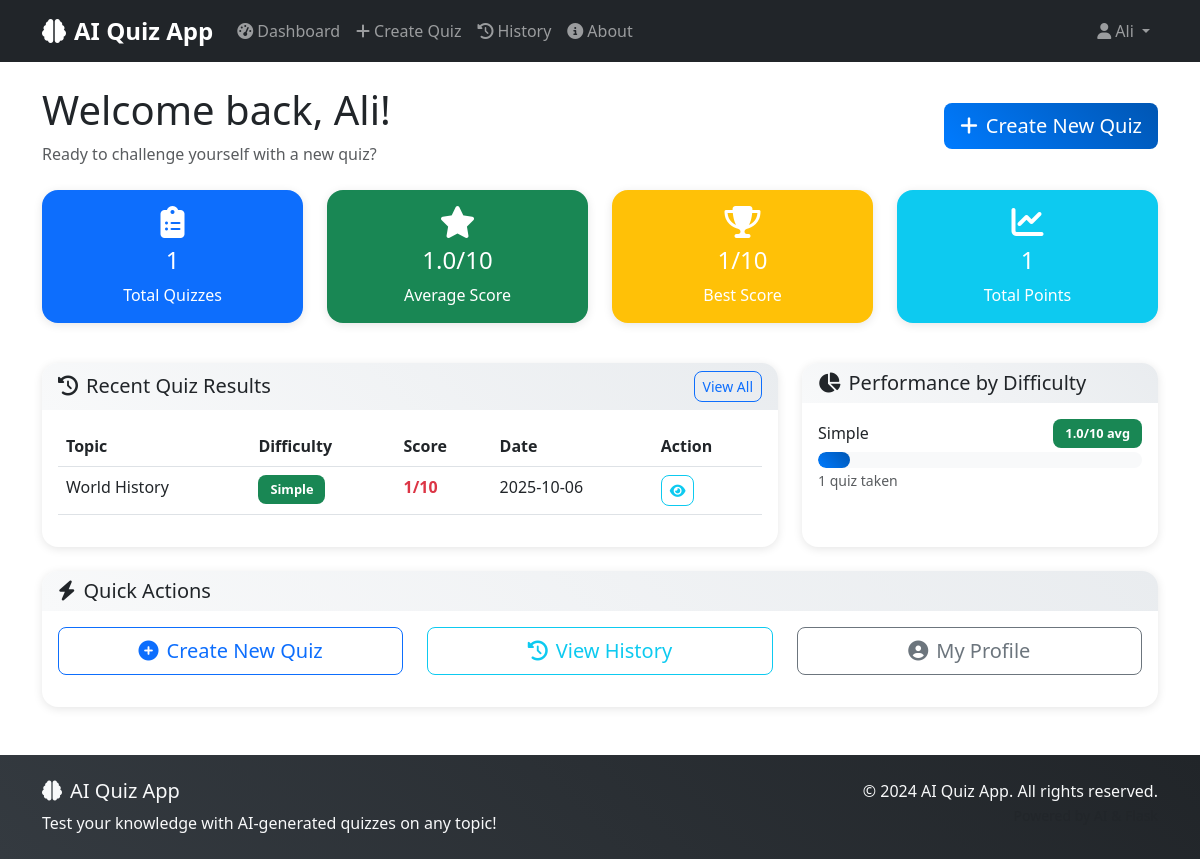
/dashboard (signed in), run on the app's committed database.
### models.py (models this page shows, shortened)
class User(UserMixin, db.Model):
    __tablename__ = 'users'
    id = db.Column(db.Integer, primary_key=True)
    username = db.Column(db.String(80), unique=True, nullable=False)
    email = db.Column(db.String(120), unique=True, nullable=False)
    password_hash = db.Column(db.String(255), nullable=False)
    created_at = db.Column(db.DateTime, default=datetime.utcnow)
    results = db.relationship('QuizResult', backref='user', lazy=True)

class Quiz(db.Model):
    __tablename__ = 'quizzes'
    id = db.Column(db.Integer, primary_key=True)
    topic = db.Column(db.String(200), nullable=False)
    difficulty = db.Column(db.Enum('simple', 'medium', 'hard'), nullable=False)
    created_at = db.Column(db.DateTime, default=datetime.utcnow)
    questions = db.relationship('Question', backref='quiz', lazy=True, cascade='all, delete-orphan')
    results = db.relationship('QuizResult', backref='quiz', lazy=True)

### routes/main.py (the view)
@main_bp.route('/dashboard')
@login_required
def dashboard():
    results = QuizResult.query.filter_by(user_id=current_user.id).all()
    stats = {
        'total_quizzes': len(results),
        'average_score': 0,
        'best_score': 0,
        'total_score': 0,
        'difficulty_stats': {'simple': 0, 'medium': 0, 'hard': 0},
        'recent_results': []
    }
    if results:
        scores = [r.score for r in results]
        stats['average_score'] = round(sum(scores) / len(scores), 1)
        stats['best_score'] = max(scores)
        stats['total_score'] = sum(scores)
        difficulty_query = db.session.query(
            Quiz.difficulty,
            func.avg(QuizResult.score).label('avg_score'),
            func.count(QuizResult.id).label('count')
        ).join(QuizResult).filter(
            QuizResult.user_id == current_user.id
        ).group_by(Quiz.difficulty).all()
        for difficulty, avg_score, count in difficulty_query:
            stats['difficulty_stats'][difficulty] = {
                'count': count,
                'average_score': round(float(avg_score), 1)
            }
        recent_results = QuizResult.query.filter_by(user_id=current_user.id)\
                                        .order_by(QuizResult.taken_at.desc())\
                                        .limit(5).all()
        stats['recent_results'] = [r.to_dict() for r in recent_results]
    return render_template('main/dashboard.html', stats=stats)

### models.py (called while the page is built)
    def to_dict(self):
        return {
            'id': self.id,
            'quiz_id': self.quiz_id,
            'score': self.score,
            'taken_at': self.taken_at.isoformat(),
            'quiz_topic': self.quiz.topic,
            'quiz_difficulty': self.quiz.difficulty
        }

### templates/main/dashboard.html (shortened to what this page needs)
{% extends "base.html" %}
{% block content %}
<div class="row">
    <div class="col-12">
        <div class="d-flex justify-content-between align-items-center mb-4">
            <div>
                <h1>Welcome back, {{ current_user.username }}!</h1>
                <p class="text-muted mb-0">Ready to challenge yourself with a new quiz?</p>
            </div>
            <a href="{{ url_for('quiz.create_quiz') }}" class="btn btn-primary btn-lg">
                <i class="fas fa-plus me-2"></i>Create New Quiz
            </a>
        </div>
    </div>
</div>
<div class="row mb-4">
    <div class="col-md-3 mb-3">
        <div class="card bg-primary text-white h-100">
            <div class="card-body text-center">
                <i class="fas fa-clipboard-list fa-2x mb-2"></i>
                <h4 class="card-title">{{ stats.total_quizzes }}</h4>
                <p class="card-text">Total Quizzes</p>
            </div>
        </div>
    </div>
    <div class="col-md-3 mb-3">
        <div class="card bg-success text-white h-100">
            <div class="card-body text-center">
                <i class="fas fa-star fa-2x mb-2"></i>
                <h4 class="card-title">{{ stats.average_score }}/10</h4>
                <p class="card-text">Average Score</p>
            </div>
        </div>
    </div>
    <div class="col-md-3 mb-3">
        <div class="card bg-warning text-white h-100">
            <div class="card-body text-center">
                <i class="fas fa-trophy fa-2x mb-2"></i>
                <h4 class="card-title">{{ stats.best_score }}/10</h4>
                <p class="card-text">Best Score</p>
            </div>
        </div>
    </div>
    <div class="col-md-3 mb-3">
        <div class="card bg-info text-white h-100">
            <div class="card-body text-center">
                <i class="fas fa-chart-line fa-2x mb-2"></i>
                <h4 class="card-title">{{ stats.total_score }}</h4>
                <p class="card-text">Total Points</p>
            </div>
        </div>
    </div>
</div>
<div class="row">
    <div class="col-lg-8 mb-4">
        <div class="card h-100">
            <div class="card-header">
                <div class="d-flex justify-content-between align-items-center">
                    <h5 class="mb-0"><i class="fas fa-history me-2"></i>Recent Quiz Results</h5>
                    <a href="{{ url_for('quiz.quiz_history') }}" class="btn btn-sm btn-outline-primary">View All</a>
                </div>
            </div>
            <div class="card-body">
                {% if stats.recent_results %}
                    <div class="table-responsive">
                        <table class="table table-hover">
                            <thead>
                                <tr>
                                    <th>Topic</th>
                                    <th>Difficulty</th>
                                    <th>Score</th>
                                    <th>Date</th>
                                    <th>Action</th>
                                </tr>
                            </thead>
                            <tbody>
                                {% for result in stats.recent_results %}
                                <tr>
                                    <td>{{ result.quiz_topic }}</td>
                                    <td>
                                        <span class="badge bg-{{ 'success' if result.quiz_difficulty == 'simple' else 'warning' if result.quiz_difficulty == 'medium' else 'danger' }}">
                                            {{ result.quiz_difficulty.title() }}
                                        </span>
                                    </td>
                                    <td>
                                        <strong class="text-{{ 'success' if result.score >= 7 else 'warning' if result.score >= 5 else 'danger' }}">
                                            {{ result.score }}/10
                                        </strong>
                                    </td>
                                    <td>{{ result.taken_at[:10] }}</td>
                                    <td>
                                        <a href="{{ url_for('quiz.view_results', result_id=result.id) }}" class="btn btn-sm btn-outline-info">
                                            <i class="fas fa-eye"></i>
                                        </a>
                                    </td>
                                </tr>
                                {% endfor %}
                            </tbody>
                        </table>
                    </div>
                {% endif %}
            </div>
        </div>
    </div>
    <div class="col-lg-4 mb-4">
        <div class="card h-100">
            <div class="card-header">
                <h5 class="mb-0"><i class="fas fa-chart-pie me-2"></i>Performance by Difficulty</h5>
            </div>
            <div class="card-body">
                {% if stats.total_quizzes > 0 %}
                    {% for difficulty, data in stats.difficulty_stats.items() %}
                        {% if data and data.count > 0 %}
                        <div class="mb-3">
                            <div class="d-flex justify-content-between align-items-center mb-1">
                                <span class="fw-medium">{{ difficulty.title() }}</span>
                                <span class="badge bg-{{ 'success' if difficulty == 'simple' else 'warning' if difficulty == 'medium' else 'danger' }}">
                                    {{ data.average_score }}/10 avg
                                </span>
                            </div>
                            <div class="progress">
                                <div class="progress-bar bg-{{ 'success' if difficulty == 'simple' else 'warning' if difficulty == 'medium' else 'danger' }}"
                                     style="width: {{ (data.average_score / 10) * 100 }}%"></div>
                            </div>
                            <small class="text-muted">{{ data.count }} quiz{{ 's' if data.count != 1 else '' }} taken</small>
                        </div>
                        {% endif %}
                    {% endfor %}
                {% else %}
                    <div class="text-center py-4">
                        <i class="fas fa-chart-pie fa-2x text-muted mb-3"></i>
                        <p class="text-muted">No performance data yet</p>
                    </div>
                {% endif %}
            </div>
        </div>
    </div>
</div>
<div class="row">
    <div class="col-12">
        <div class="card">
            <div class="card-header">
                <h5 class="mb-0"><i class="fas fa-bolt me-2"></i>Quick Actions</h5>
            </div>
            <div class="card-body">
                <div class="row">
                    <div class="col-md-4 mb-3">
                        <div class="d-grid">
                            <a href="{{ url_for('quiz.create_quiz') }}" class="btn btn-outline-primary btn-lg">
                                <i class="fas fa-plus-circle me-2"></i>Create New Quiz
                            </a>
                        </div>
                    </div>
                    <div class="col-md-4 mb-3">
                        <div class="d-grid">
                            <a href="{{ url_for('quiz.quiz_history') }}" class="btn btn-outline-info btn-lg">
                                <i class="fas fa-history me-2"></i>View History
                            </a>
                        </div>
                    </div>
                    <div class="col-md-4 mb-3">
                        <div class="d-grid">
                            <a href="{{ url_for('auth.profile') }}" class="btn btn-outline-secondary btn-lg">
                                <i class="fas fa-user-circle me-2"></i>My Profile
                            </a>
                        </div>
                    </div>
                </div>
            </div>
        </div>
    </div>
</div>
{% endblock %}

### templates/base.html (shortened to what this page needs)
<!DOCTYPE html>
<html lang="en">
<head>
    <link href="https://cdn.jsdelivr.net/npm/bootstrap@5.3.0/dist/css/bootstrap.min.css" rel="stylesheet">
    <link href="https://cdnjs.cloudflare.com/ajax/libs/font-awesome/6.4.0/css/all.min.css" rel="stylesheet">
    <link href="{{ url_for('static', filename='css/style.css') }}" rel="stylesheet">
</head>
<body>
    <nav class="navbar navbar-expand-lg navbar-dark bg-dark">
        <div class="container">
            <a class="navbar-brand" href="{{ url_for('main.index') }}">
                <i class="fas fa-brain me-2"></i>AI Quiz App
            </a>
            <div class="collapse navbar-collapse" id="navbarNav">
                <ul class="navbar-nav me-auto">
                    {% if current_user.is_authenticated %}
                        <li class="nav-item">
                            <a class="nav-link" href="{{ url_for('main.dashboard') }}">
                                <i class="fas fa-tachometer-alt me-1"></i>Dashboard
                            </a>
                        </li>
                        <li class="nav-item">
                            <a class="nav-link" href="{{ url_for('quiz.create_quiz') }}">
                                <i class="fas fa-plus me-1"></i>Create Quiz
                            </a>
                        </li>
                        <li class="nav-item">
                            <a class="nav-link" href="{{ url_for('quiz.quiz_history') }}">
                                <i class="fas fa-history me-1"></i>History
                            </a>
                        </li>
                    {% endif %}
                    <li class="nav-item">
                        <a class="nav-link" href="{{ url_for('main.about') }}">
                            <i class="fas fa-info-circle me-1"></i>About
                        </a>
                    </li>
                </ul>
                <ul class="navbar-nav">
                    {% if current_user.is_authenticated %}
                        <li class="nav-item dropdown">
                            <a class="nav-link dropdown-toggle" href="#" id="navbarDropdown" role="button" data-bs-toggle="dropdown">
                                <i class="fas fa-user me-1"></i>{{ current_user.username }}
                            </a>
                        </li>
                    {% endif %}
                </ul>
            </div>
        </div>
    </nav>
    <main class="container my-4">
        {% block content %}{% endblock %}
    </main>
    <footer class="bg-dark text-light py-4 mt-5">
        <div class="container">
            <div class="row">
                <div class="col-md-6">
                    <h5><i class="fas fa-brain me-2"></i>AI Quiz App</h5>
                    <p class="mb-0">Test your knowledge with AI-generated quizzes on any topic!</p>
                </div>
                <div class="col-md-6 text-md-end">
                    <p class="mb-0">&copy; 2024 AI Quiz App. All rights reserved.</p>
                    <small class="text-muted">Powered by AI & Flask</small>
                </div>
            </div>
        </div>
    </footer>
</body>
</html>

### static/css/style.css (style rules this page uses)
.btn { border-radius: 0.5rem; font-weight: 500; transition: all 0.3s ease; }
.btn-primary { background: linear-gradient(45deg, #007bff, #0056b3); border: none; }
.card { border-radius: 1rem; border: none; box-shadow: 0 2px 10px rgba(0, 0, 0, 0.1); transition: transform 0.3s ease, box-shadow 0.3s ease; }
.card-header { background: linear-gradient(45deg, #f8f9fa, #e9ecef); border-bottom: none; border-radius: 1rem 1rem 0 0 !important; }
.navbar-brand { font-weight: bold; font-size: 1.5rem; }
.navbar-nav .nav-link { font-weight: 500; transition: color 0.3s ease; }
footer { background: linear-gradient(45deg, #343a40, #212529) !important; }
.progress { height: 1rem; border-radius: 0.5rem; background: #f8f9fa; }
.progress-bar { background: linear-gradient(45deg, #007bff, #0056b3); border-radius: 0.5rem; transition: width 0.3s ease; }
.badge { font-size: 0.8rem; padding: 0.5rem 0.75rem; border-radius: 0.5rem; }
.fade-in-up { animation: fadeInUp 0.8s ease-out; }

### data on the page
User: username "Ali"
Quiz: quiz_topic "World History", quiz_difficulty "Simple", score "1", created_at "2025-10-06"

### other printed values
{{ stats.total_quizzes }} "1"
{{ stats.average_score }} "1.0"
{{ stats.best_score }} "1"
{{ stats.total_score }} "1"
{{ difficulty.title() }} "Simple"
{{ data.average_score }} "1.0"
{{ data.count }} "1"
